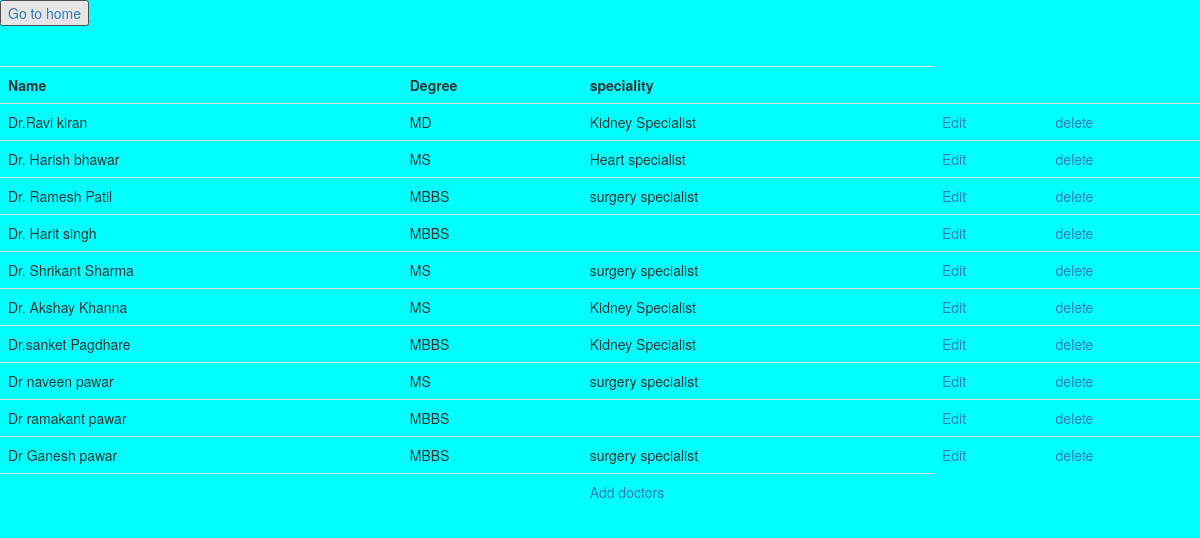
The app's page /home/doctors/ with its own data.
### Hospital_app/models.py (models this page shows)
class Doctor(models.Model):
    doctor_name = models.CharField(max_length=100, primary_key=True)
    Degree = models.CharField(max_length=100)
    speciality = models.CharField(max_length=100, blank=True)

### Hospital_app/views.py (the view)
# urls.py: path('home/doctors/',views.doctor, name='to_doctor'),
def doctor(req):
    d = Doctor.objects.all().values()
    return render(req, 'doctor.html',{'data':d})

### Hospital_app/templates/doctor.html (shortened to what this page needs)
<!DOCTYPE html>
<html lang="en">
<head>
    <link rel="stylesheet" href="https://maxcdn.bootstrapcdn.com/bootstrap/3.4.1/css/bootstrap.min.css">
</head>
<body bgcolor="cyan">
    <button><a href="{% url 'home' %}">Go to home</a></button><br><br><br>
    <table class="table table-hover table-dark">
        <tr>
            <th>Name</th>
            <th>Degree</th>
            <th>speciality</th>
        </tr>
        {% for i in data %}
        <tr>
            <td>{{i.doctor_name}}</td>
            <td>{{i.Degree}}</td>
            <td>{{i.speciality}}</td>
            <td><a href="edit/{{i.doctor_name}}">Edit</a></td>
            <td><a href="del/{{i.doctor_name}}">delete</a></td>
            {%endfor%}
        </tr>
        <tr>
            <td></td>
            <td></td>
            <td><a href="{% url 'add_doctor' %}">Add doctors</a></td>
        </tr>
    </table>
</body>
</html>

### Hospital_app/templates/doctor.html (style rules this page uses)
body { background-color: aqua; }

### records on screen
Doctor: doctor_name "Dr.Ravi kiran", Degree "MD", speciality "Kidney Specialist"
Doctor: doctor_name "Dr. Harish bhawar", Degree "MS", speciality "Heart specialist"
Doctor: doctor_name "Dr. Ramesh Patil", Degree "MBBS", speciality "surgery specialist"
Doctor: doctor_name "Dr. Harit singh", Degree "MBBS"
Doctor: doctor_name "Dr. Shrikant Sharma", Degree "MS", speciality "surgery specialist"
Doctor: doctor_name "Dr. Akshay Khanna", Degree "MS", speciality "Kidney Specialist"
Doctor: doctor_name "Dr.sanket Pagdhare", Degree "MBBS", speciality "Kidney Specialist"
Doctor: doctor_name "Dr naveen pawar", Degree "MS", speciality "surgery specialist"
Doctor: doctor_name "Dr ramakant pawar", Degree "MBBS"
Doctor: doctor_name "Dr Ganesh pawar", Degree "MBBS", speciality "surgery specialist"
